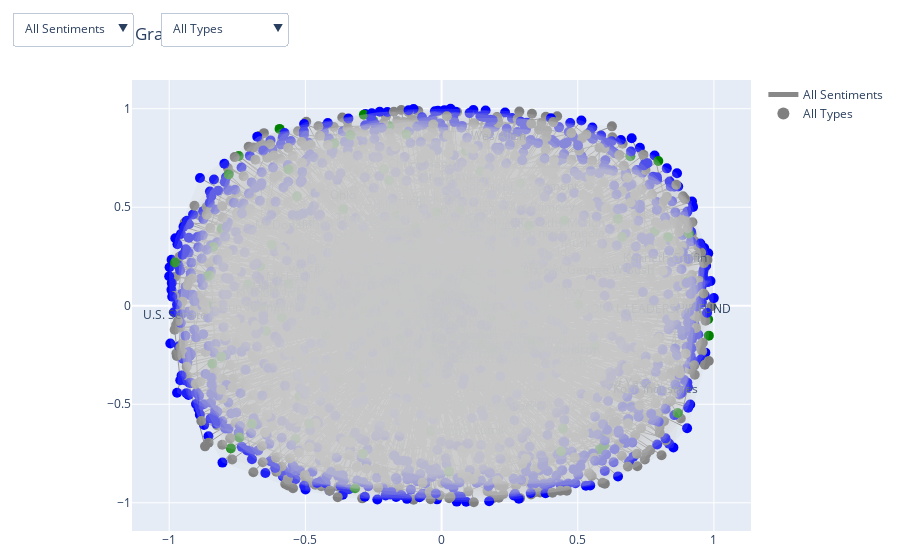

Notebook code for this chart:
### Markdown cell above
# graph

### Code cell
import pandas as pd
import networkx as nx
import plotly.graph_objects as go
import community.community_louvain as community_louvain  
#import community as community_louvain# pip install python-louvain
import numpy as np
from scipy.spatial import ConvexHull            # pip install scipy

# ─── 1. ASSUME edges_df & ents_long EXIST ───────────────────────────────────────
# edges_df columns: source, target, url, date (datetime), sentiment, source_type
# ents_long columns: url, date, entity, entity_type

# If your date column is still string, uncomment:
# edges_df['date'] = pd.to_datetime(edges_df['date'])

# ─── 2. BUILD WEIGHTED GRAPH FOR METRICS & CLUSTERING ────────────────────────────
# We'll ignore direction & sentiment here—just weight by co‐occurrence counts.
ew = edges_df.groupby(['source','target']).size().reset_index(name='weight')
G = nx.Graph()
for _,r in ew.iterrows():
    G.add_edge(r.source, r.target, weight=r.weight)

# ─── 3. COMPUTE CENTRALITIES & COMMUNITIES ──────────────────────────────────────
deg_cent  = nx.degree_centrality(G)
pr        = nx.pagerank(G)
betw_cent = nx.betweenness_centrality(G, normalized=True)
partition = community_louvain.best_partition(G)

# ─── 4. LAYOUT & HULLS ───────────────────────────────────────────────────────────
pos = nx.spring_layout(G, k=0.15, iterations=20)

# Build convex‑hull shapes for each community
hull_shapes = []
for comm in set(partition.values()):
    members = [n for n,p in partition.items() if p==comm]
    if len(members) < 3: 
        continue
    pts = np.array([pos[n] for n in members])
    hull = ConvexHull(pts)
    path = "M " + " L ".join(f"{pts[v,0]},{pts[v,1]}" for v in hull.vertices) + " Z"
    hull_shapes.append(dict(
        type="path", path=path,
        fillcolor="rgba(200,200,200,0.15)", line=dict(width=0)
    ))

# ─── 5. SELECTIVE LABELS ─────────────────────────────────────────────────────────
# Top 10% by degree get fixed labels
deg_vals = np.array(list(deg_cent.values()))
thresh = np.percentile(deg_vals, 90)
label_nodes = {n for n,v in deg_cent.items() if v >= thresh}

# ─── 6. BUILD TRACES ─────────────────────────────────────────────────────────────
# 6A) Edge traces: one per sentiment + an “All”
sentiments = sorted(edges_df['sentiment'].dropna().unique().tolist())
edge_traces = []
color_map = {"positive":"green","negative":"red","neutral":"gray"}

for s in ["All"] + sentiments:
    xs, ys = [], []
    for u,v,d in G.edges(data=True):
        # pick “dominant” sentiment on that edge
        se = edges_df[
            (edges_df.source==u)&(edges_df.target==v)
        ]['sentiment'].mode()
        sent = se.iloc[0] if not se.empty else "neutral"
        if s!="All" and sent!=s:
            continue
        x0,y0 = pos[u]; x1,y1 = pos[v]
        xs += [x0,x1,None]; ys += [y0,y1,None]
    edge_traces.append(
        go.Scatter(
            x=xs, y=ys, mode="lines",
            line=dict(color=color_map.get(s,"#888"), width=1),
            hoverinfo="none",
            visible=(s=="All"),
            name=(s if s!="All" else "All Sentiments")
        )
    )

# 6B) Node traces: one per entity type + an “All”
types = sorted(ents_long['entity_type'].unique().tolist())
type_colors = {"people":"blue","organizations":"orange","locations":"green","unknown":"gray"}

node_traces = []
for t in ["All"] + types:
    xs, ys, txt, col, cdata = [], [], [], [], []
    for n in G.nodes():
        et = ents_long.loc[ents_long.entity==n, "entity_type"]
        et0 = et.iloc[0] if not et.empty else "unknown"
        if t!="All" and et0!=t: 
            continue
        x,y = pos[n]
        xs.append(x); ys.append(y)
        txt.append(n if n in label_nodes else "")
        col.append(type_colors.get(et0,"gray"))
        cdata.append([et0, deg_cent[n], pr[n]])
    node_traces.append(
        go.Scatter(
            x=xs, y=ys, mode="markers+text",
            text=txt, textposition="top center",
            marker=dict(size=10, color=col),
            customdata=cdata,
            hovertemplate=(
                "<b>%{text}</b><br>"
                "Type: %{customdata[0]}<br>"
                "Degree: %{customdata[1]:.3f}<br>"
                "PageRank: %{customdata[2]:.4f}<extra></extra>"
            ),
            visible=(t=="All"),
            name=(t if t!="All" else "All Types")
        )
    )

# ─── 7. ASSEMBLE FIGURE ──────────────────────────────────────────────────────────
fig = go.Figure(
    data=edge_traces + node_traces,
    layout=go.Layout(
        title="Knowledge Graph Explorer",
        shapes=hull_shapes,
        hovermode="closest",
        legend=dict(itemsizing="constant"),
        margin=dict(l=20,r=20,b=20,t=40)
    )
)

# ─── 8. UPDATEMENUS FOR FILTERS ─────────────────────────────────────────────────
# Sentiment dropdown (single-select)
fig.update_layout(
    updatemenus=[
        dict(
            buttons=[
                dict(label="All Sentiments",
                     method="update",
                     args=[{"visible": [True]*len(edge_traces) + [True]*len(node_traces)},
                           {"title":"All Sentiments"}]),
                *[
                    dict(label=s.title(),
                         method="update",
                         args=[{"visible":[i==(idx+1) for i in range(len(edge_traces))] + [True]*len(node_traces)},
                               {"title":f"Sentiment: {s.title()}"}])
                    for idx,s in enumerate(sentiments)
                ]
            ],
            direction="down", x=0, y=1.15, showactive=True
        ),
        # Entity‑type dropdown
        dict(
            buttons=[
                dict(label="All Types",
                     method="update",
                     args=[{"visible":[True]*len(edge_traces) + [True]*len(node_traces)},
                           {"title":"All Entity Types"}]),
                *[
                    dict(label=t.title(),
                         method="update",
                         args=[{"visible":[True]*len(edge_traces) + 
                                    [i==(idx+1) for i in range(len(node_traces))]},
                               {"title":f"Entity Type: {t.title()}"}])
                    for idx,t in enumerate(types)
                ]
            ],
            direction="down", x=0.25, y=1.15, showactive=True
        )
    ]
)

fig.show()

# ─── 9. PRINT TOP 5 BROKERS BY BETWEENNESS ───────────────────────────────────────
metrics = pd.DataFrame({
    "entity":       list(deg_cent.keys()),
    "degree":       list(deg_cent.values()),
    "pagerank":     [pr[n] for n in G.nodes()],
    "betweenness":  [betw_cent[n] for n in G.nodes()]
})
print("\nTop 5 brokers by betweenness:")
display(metrics.sort_values("betweenness", ascending=False).head(5))
